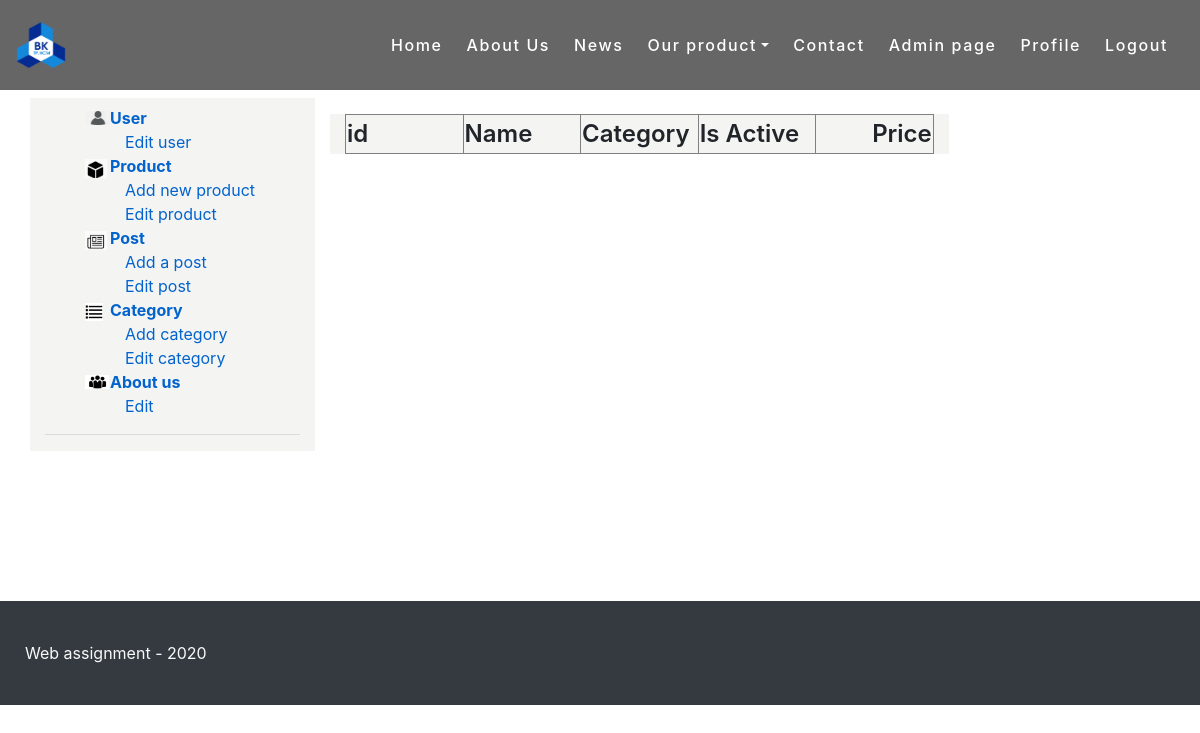
The page /admin/product.php (signed in) on the database as committed earlier.
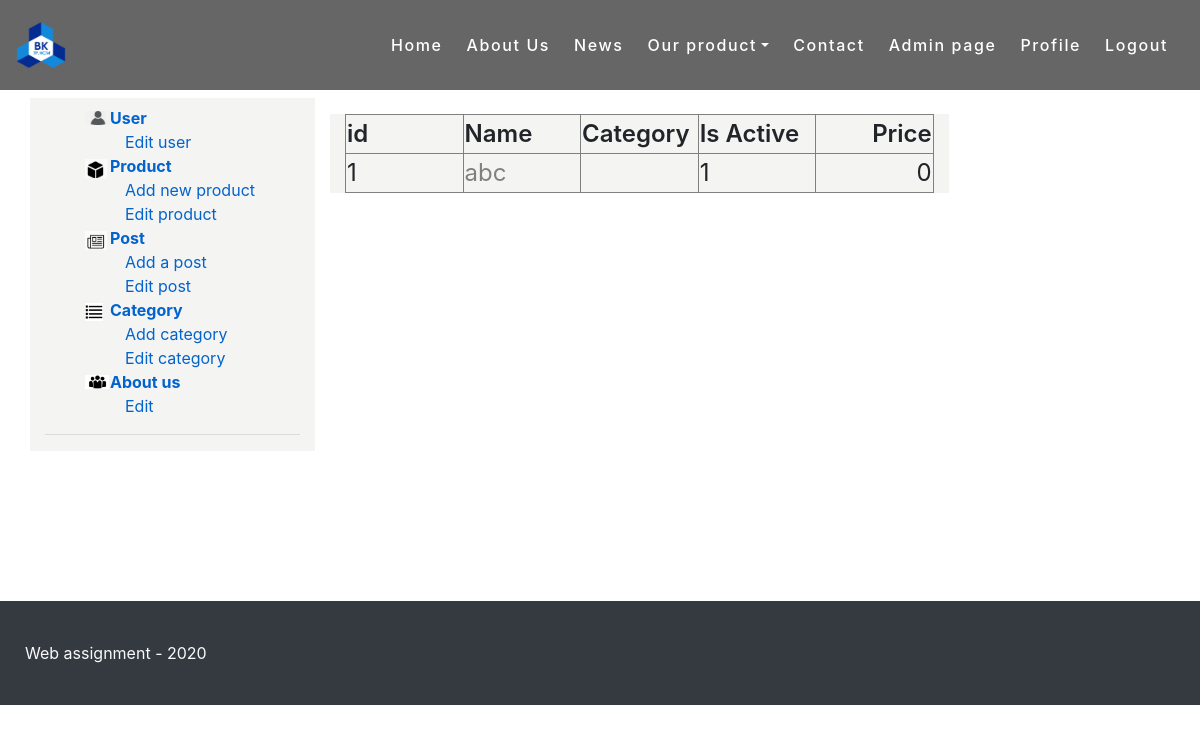
The same page on the database as committed later.
### tables this page shows
CREATE TABLE `product` (
  `id` int(11) NOT NULL,
  `product_name` varchar(100) NOT NULL,
  `description` varchar(1000) DEFAULT NULL,
  `category_id` int(11) NOT NULL,
  `price` double NOT NULL DEFAULT 0,
  `is_active` tinyint(1) DEFAULT 1,
  `status` varchar(50) DEFAULT 'AVAILABLE'
);

### model/Product.php (called while the page is built, shortened)
<?php
class Product
{
    public $id;
    public function __construct($object)
    {
        if (isset($object->id))
            $this->id = $object->id;
        $this->product_name = $object->product_name;
        $this->price = $object->price;
        if (isset($object->is_active))
            $this->is_active = $object->is_active;
    }
    private function setRating(){
        $query = "SELECT AVG(rating) as avg_rating, COUNT(*) as total FROM product_rating WHERE product_id = ?";
        $result = runQuery($query, ["i", &$this->id])->fetch_object();
    }
    public static function getAllByPage($pageNum, $pageSize){
        $offset = $pageNum * $pageSize;
        $query = "SELECT * FROM product LIMIT ? OFFSET ?";
        $param = ["ii", &$pageSize, &$offset];
        $result = runQuery($query, $param);
        $response = [];
        while ($row = $result->fetch_object()) {
            $product = new Product($row);
            $product->setRating();
            array_push($response, $product);
        }
        return $response;
    }
}

### util.php (called while the page is built, shortened)
<?php
$servername = "localhost";
$dBUsername = "root";
$dBPassword = "";
$dBName = "company";
$conn = mysqli_connect($servername, $dBUsername, $dBPassword, $dBName);
function runQuery($query, $param = null, $isSelect = true)
{
    global $conn;
    $stmt = $conn->prepare($query);
    if ($param != null){
        call_user_func_array(array($stmt, 'bind_param'), $param);
    }
    if (!$stmt->execute()) {
        serverErrorResponse($conn->error);
    }
    if ($isSelect)
        return $stmt->get_result();
    else
        return $stmt->affected_rows;
}
?>

### view/admin_product_list_view.php (the view, shortened to what this page needs)
<?php
$page = isset($_GET['page']) ? $_GET['page'] : 0;
$product_list = Product::getAllByPage($page, 100);
include $_SERVER['DOCUMENT_ROOT'] . '/LayOut/header.php';
include_once "../LayOut/leftContentAccess.php";
?>
<div class="col-12 col-md-8 col-lg-9" style="background-color: #F4F4F3;">
    <div class="shop_product_area mt-2">
        <div class="row">
            <div class="col-lg-12">
                <div class="item owl-carousel owl-theme">
                    <table style="width: 100%;" border="1">
                        <tr>
                            <td style="width: 20%; font-weight: 600;">id</td>
                            <td style="width: 20%; font-weight: 600;">Name</td>
                            <td style="width: 20%; font-weight: 600;">Category</td>
                            <td style="width: 20%; font-weight: 600;">Is Active</td>
                            <td style="width: 20%; font-weight: 600; text-align: right;">Price</td>
                        </tr>
                        <?php foreach ($product_list as $product){
                           ?>
                            <tr>
                                <td><?php echo $product->id?></td>
                                <td><a href="product.php?id=<?php echo $product->id?>"><?php echo $product->product_name?></td>
                                <td><?php echo $product->category?></td>
                                <td><?php echo $product->is_active?></td>
                                <td style="text-align: right;"><?php echo $product->price?></td>
                            </tr>
                        <?php
                        }?>
                    </table>
                </div>
            </div>
        </div>
    </div>
</div>
</div>
</div>
</div>
</div>
</div>
</div>
</div>
</div>
<?php
include $_SERVER['DOCUMENT_ROOT'] . '/LayOut/footer.php';
?>

Rows that differ between the two databases and show on the page:
added product: id "1", product_name "abc", is_active "1", price "0"
